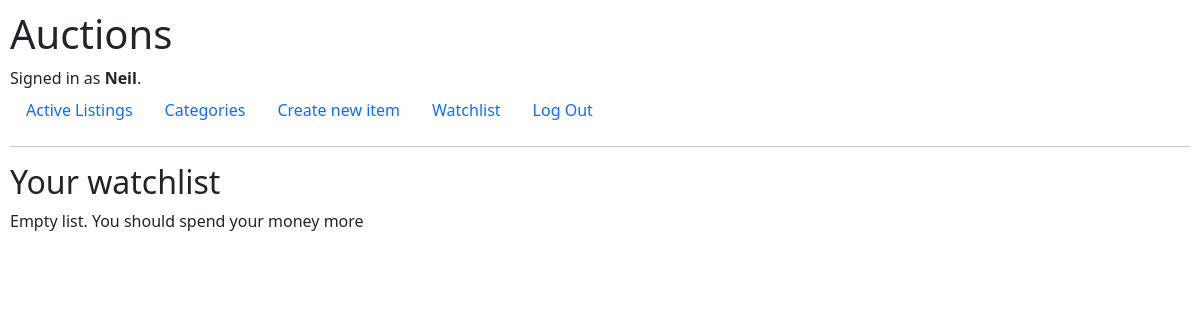
The page /user/watchlist (signed in) on the database as committed earlier.
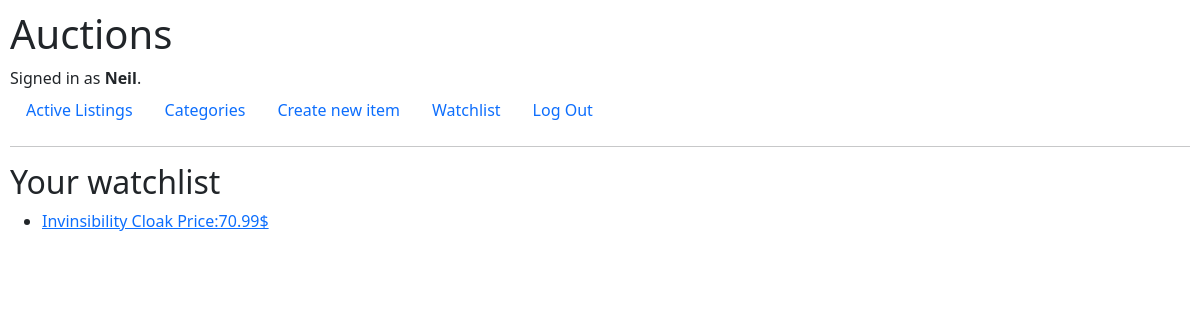
The same page on the database as committed later.
### auctions/models.py (models this page shows)
class auction_item(models.Model):
    name= models.CharField(max_length=64)
    cur_bid=models.FloatField(default=0)
    date= models.DateTimeField(auto_now_add=True)
    description= models.TextField(max_length=500)
    created_by= models.ForeignKey(User,on_delete=models.CASCADE,default=0)
    img= models.URLField(blank=False, default="")
    liked= models.ForeignKey(User,on_delete= models.CASCADE,related_name="watchlist",null=True,blank= True)
    closed= models.IntegerField(default=0)
    def __str__ (self):
        return (str) (f"{self.name}  \n Price:{self.bidset.last()}$ \n ")

class info_bid(models.Model):
    who= models.ForeignKey(User,on_delete=models.CASCADE,default=0)
    bid= models.FloatField()
    item=models.ForeignKey(auction_item, on_delete= models.CASCADE,related_name="bidset")
    def __str__ (self):
        return f"{self.bid}"

### auctions/views.py (the view)
# urls.py: path("user/watchlist",views.watchlist,name="watchlist"),
def watchlist (request):
    user=request.user
    return render(request, "auctions/watchlist.html",{
        "list": user.watchlist.all()
    })

### auctions/templates/auctions/watchlist.html
{% extends "auctions/layout.html" %}
{%block body %}
<h2> Your watchlist </h2>
{% for item in list %}
<ul>
        <li><a href="{%url 'item' item.id %}">{{item}}</a></li>
</ul>
{% empty %}
<p>Empty list. You should spend your money more</p>
{% endfor %}
{% endblock %}

Rows that differ between the two databases and show on the page:
now on this page (row edited): auction_item: name+id "Invinsibility Cloak Price:70.99$"
Other text that changed with them:
text no longer shown: "Empty list. You should spend your money more"
